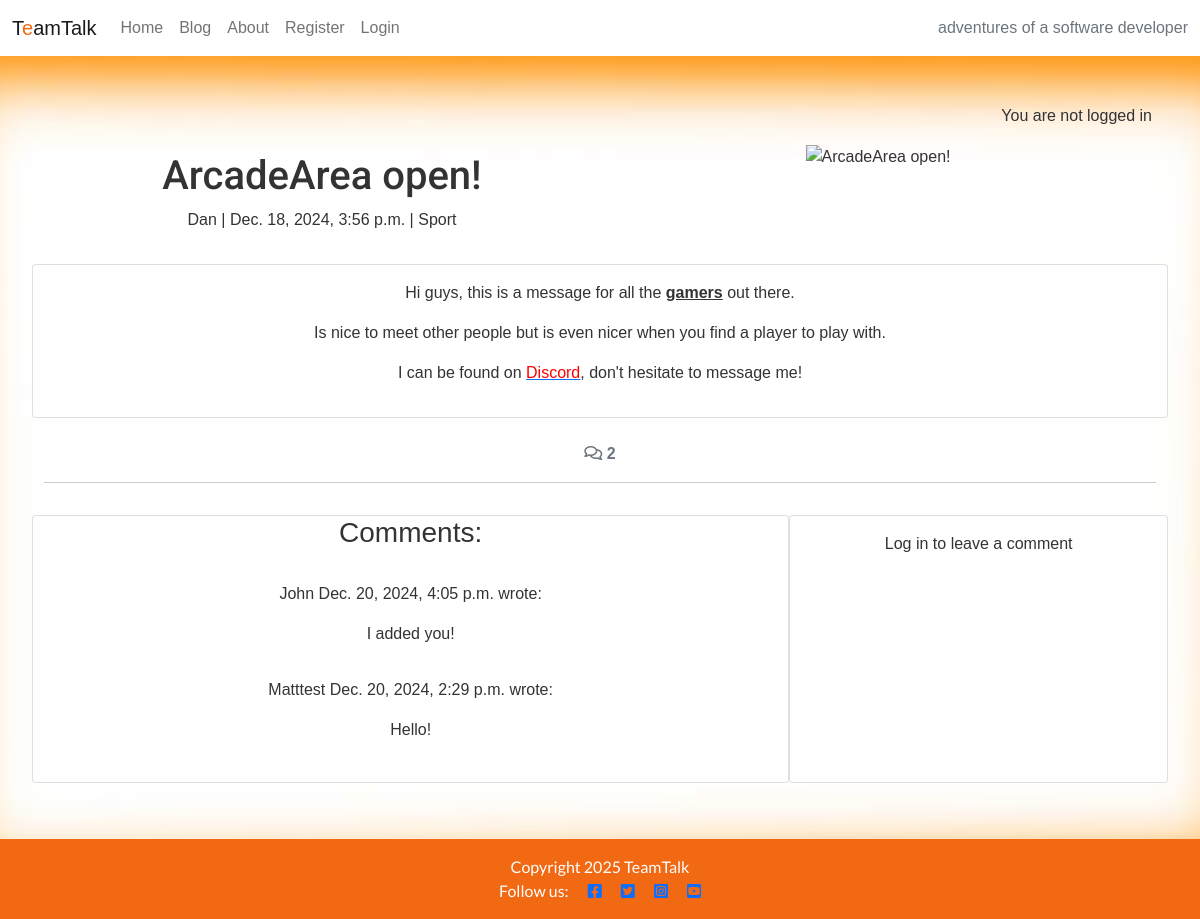
The page /blog/dan-the-gamer/ on the database as committed earlier.
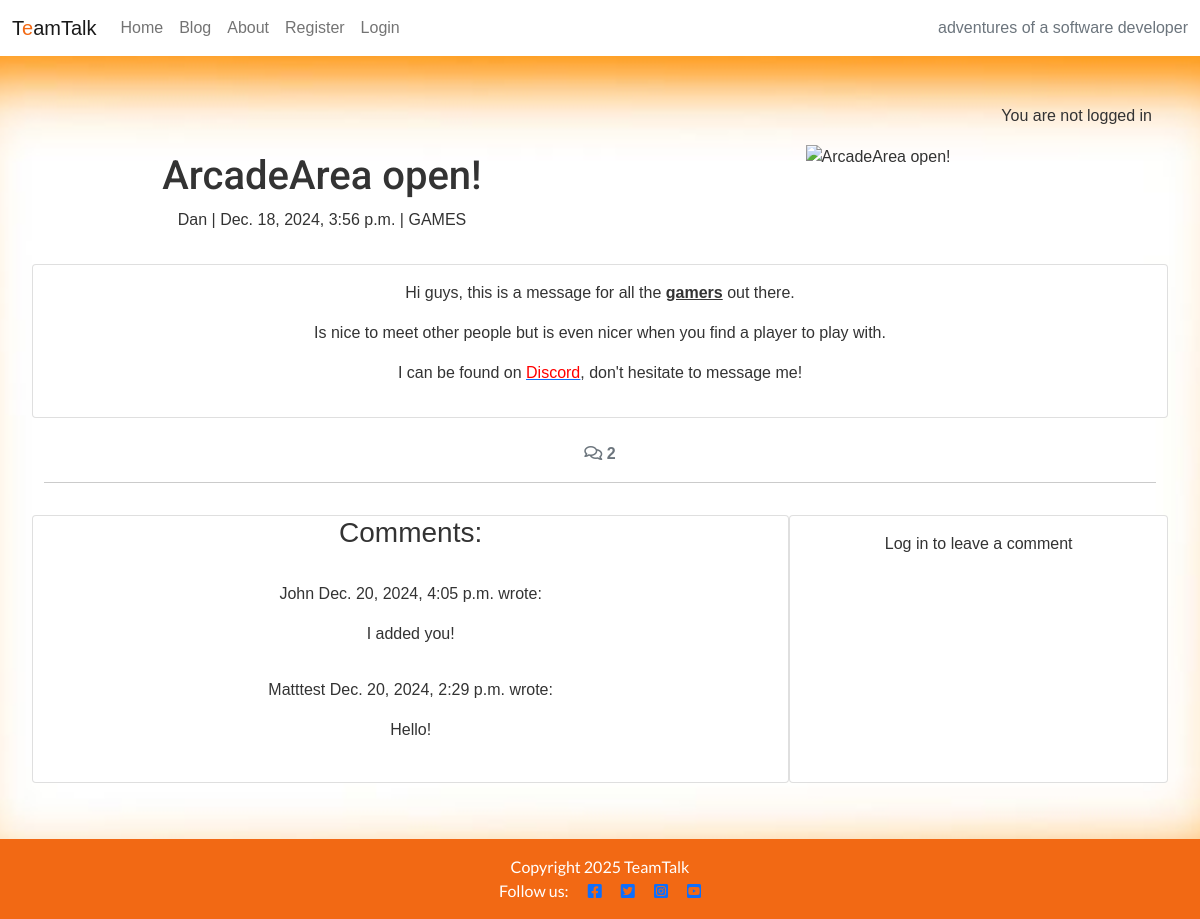
The same page on the database as committed later.
### blog/models.py (models this page shows, shortened)
class Category(models.Model):
    name = models.CharField(max_length=100, unique=True)
    description = models.TextField(blank=True, null=True)

### blog/views.py (the view, shortened to what this page needs)
# urls.py: path('<slug:slug>/', views.post_detail, name='post_detail'),
def post_detail(request, slug):
    queryset = Post.objects.filter(status='published')
    post = get_object_or_404(queryset, slug=slug)
    comments = post.comments.all().order_by("-created_on")
    category = post.category
    comment_count = post.comments.filter(approved=True).count()
    comment_form = CommentForm()
    return render(
        request,
        "blog/post_detail.html",
        {
            "post": post,
            "comments": comments,
            'category': category,
            "comment_count": comment_count,
            "comment_form": comment_form
        },
    )

### blog/templates/blog/post_detail.html (shortened to what this page needs)
{% extends 'base.html' %}
{% load static %}
{% load crispy_forms_tags %}
{% block content %}
<div class="masthead">
    <div class="container">
        <div class="row g-0">
            <div class="col-md-6 masthead-text">
                <h1 class="post-title">{{ post.title }}</h1>
                <p class="post-subtitle">{{ post.author_id }} | {{ post.created_at }} | {{ category.name }}</p>
            </div>
            <div class="d-none d-md-block col-md-6 masthead-image">
                {% if "placeholder" in post.featured_image.url %}
                <img src="{% static 'images/image1.jpg' %}" width="75%" class="scale" alt="placeholder">
                {% else %}
                <img src="{{ post.featured_image.url }}" width="75%" class="scale" alt="{{ post.title }}">
                {% endif %}
            </div>
        </div>
    </div>
</div>
<div class="container">
    <div class="row">
        <div class="col card mb-4  mt-3 left  top">
            <div class="card-body">
                <article class="card-text">
                    {{ post.content | safe }}
                </article>
            </div>
        </div>
    </div>
    <div class="row">
        <div class="col-12">
            <strong class="text-secondary">
                <i class="far fa-comments"></i> {{ comment_count }}
            </strong>
        </div>
        <div class="col-12">
            <hr>
        </div>
    </div>
    <div class="row">
        <div class="col-md-8 card mb-4 mt-3 ">
            <h3>Comments:</h3>
            <div class="card-body">
                {% for comment in comments %}
                <div
                    class="p-2 comments{% if not comment.approved and comment.author == user %} faded{% elif not comment.approved %} d-none{% endif %}">
                    <p class="font-weight-bold">
                        {{ comment.author }}
                        <span class="font-weight-normal">
                            {{ comment.created_on }}
                        </span> wrote:
                    </p>
                    <div id="comment{{ comment.id }}">
                        {{ comment.body | linebreaks }}
                    </div>
                </div>
                {% endfor %}
            </div>
        </div>
        <div class="col-md-4 card mb-4 mt-3 ">
            <div class="card-body">
                {% if user.is_authenticated %}
                <h3>Leave a comment:</h3>
                <p>Posting as: {{ user.username }}</p>
                <form id="commentForm" method="post" style="margin-top: 1.3em;">
                    {{ comment_form }}
                    {% csrf_token %}
                    <button id="submitButton" type="submit" class="btn btn-signup btn-lg">Submit</button>
                </form>
                {% else %}
                <p>Log in to leave a comment</p>
                {% endif %}
            </div>
        </div>
    </div>
</div>
{% endblock content %}

Rows that differ between the two databases and show on the page:
no longer on this page (row edited): Category: name "Sport"
now on this page (row edited): Category: name "GAMES"
